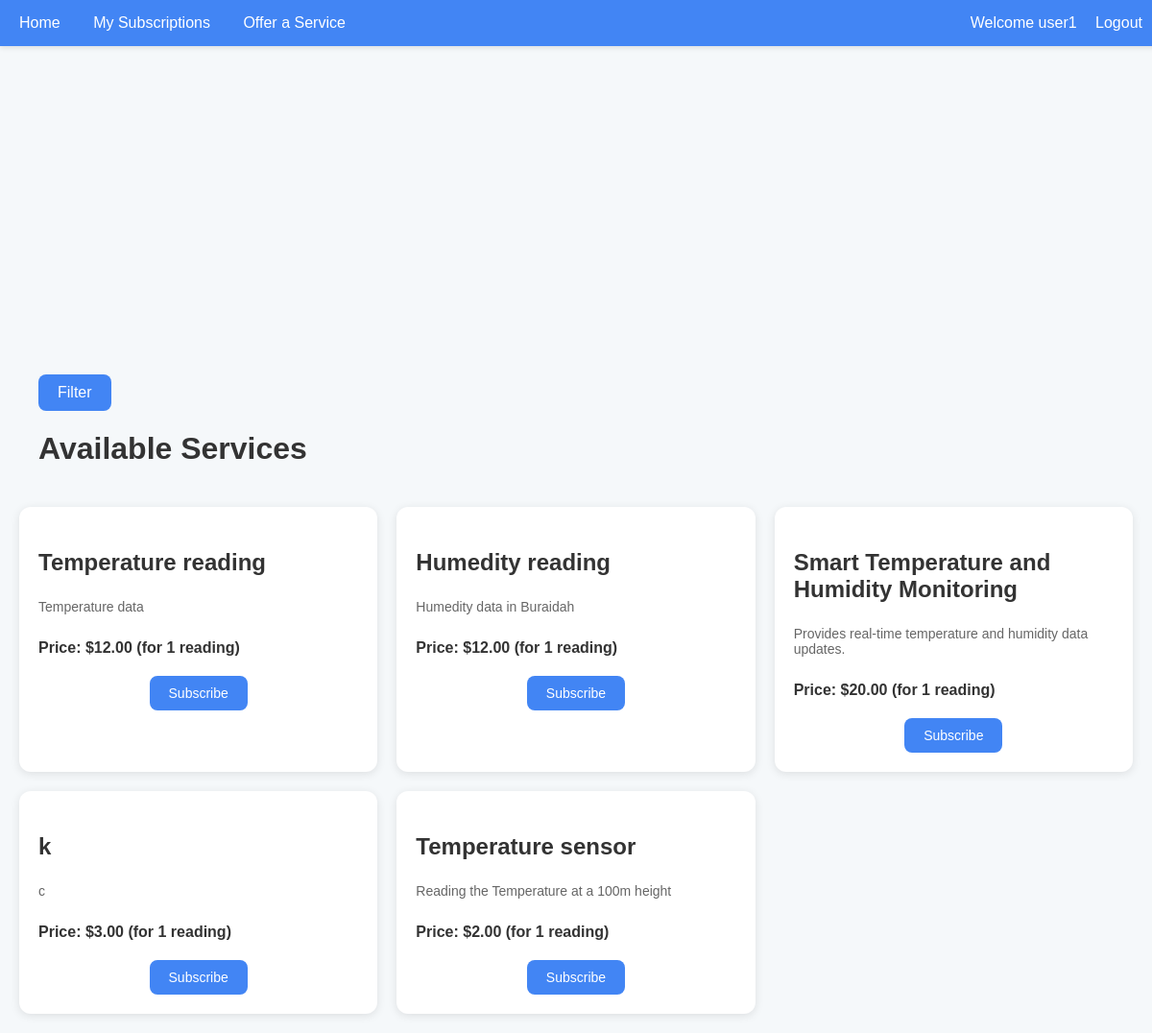
Page /sensor/services/ (signed in) on the committed database.
### sensor/models.py (models this page shows)
class OfferedService(models.Model):
    service_type = models.CharField(max_length=100)
    description = models.TextField()
    price = models.DecimalField(max_digits=10, decimal_places=2)
    latitude = models.DecimalField(max_digits=9, decimal_places=6, null=True, blank=True)
    longitude = models.DecimalField(max_digits=9, decimal_places=6, null=True, blank=True)

### sensor/views.py (the view)
# urls.py: path('services/', views.service_list, name='service_list'),
def service_list(request):
    services = OfferedService.objects.all()
    min_price = request.GET.get("min_price")
    max_price = request.GET.get("max_price")
    if min_price:
        services = [service for service in services if service.price >= float(min_price)]
    if max_price:
        services = [service for service in services if service.price <= float(max_price)]
    serialized_services = json.dumps(
        [
            {
                "id": service.id,
                "service_type": service.service_type,
                "description": service.description,
                "price": service.price,
                "latitude": service.latitude,
                "longitude": service.longitude,
            }
            for service in services
        ],
        cls=DjangoJSONEncoder
    )
    return render(request, 'sensor/service_list.html', {'services': services, 'serialized_services': serialized_services})

### sensor/templates/sensor/service_list.html (shortened to what this page needs)
<!DOCTYPE html>
<html lang="en">
<head>
</head>
<body>
    <div class="navbar">
        <div>
            <a href="{% url 'home' %}">Home</a>
            <a href="{% url 'sensor:my_subscriptions' %}">My Subscriptions</a>
            <a href="{% url 'sensor:offer_service' %}">Offer a Service</a>
        </div>
        <div>
            {% if user.is_authenticated %}
                <span>Welcome {{ user.username }}</span>
                <a href="{% url 'signout' %}">Logout</a>
            {% else %}
                <a href="{% url 'signin' %}">Login</a>
                <a href="{% url 'signup' %}">Sign Up</a>
            {% endif %}
        </div>
    </div>
    <div class="map-container" id="map"></div>
    <div class="container">
        <div class="container">
            <button class="toggle-filters-button" onclick="toggleFilters()">Filter</button>
            <h1>Available Services</h1>
        </div>
        <div class="service-list">
            {% for service in services %}
            <div class="service-item">
                <p class="service-title">{{ service.service_type }}</p>
                <p class="service-description">{{ service.description }}</p>
                <p class="service-price" id="service-price-{{ service.id }}">Price: ${{ service.price }} (for 1 reading)</p>
                <button class="subscribe-button" onclick="toggleForm('{{ service.id }}')">Subscribe</button>
            </div>
            {% endfor %}
        </div>
    </div>
</body>
</html>

### rows in the picture
OfferedService: service_type "Temperature reading", description "Temperature data", price "12.00"
OfferedService: service_type "Humedity reading", description "Humedity data in Buraidah", price "12.00"
OfferedService: service_type "Smart Temperature and Humidity Monitoring", description "Provides real-time temperature and humidity data updates.", price "20.00"
OfferedService: service_type "k", description "c", price "3.00"
OfferedService: service_type "Temperature sensor", description "Reading the Temperature at a 100m height", price "2.00"

### other values in the picture
{{ user.username }} "user1"
